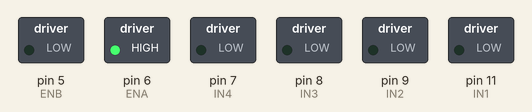
Recording of a sketch running on a simulated Arduino Uno, built with avr-gcc and run on an emulated ATmega328P. Parts: switched loads named in the sketch (green lamp = pin HIGH). What the sketch prints to the serial monitor is not drawn.

Above: at 0.1 s.
Timing chart, 0 to 1.6 s (numbered marks = the images above):
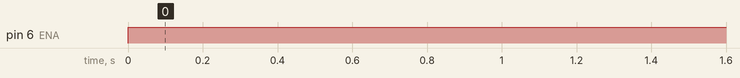

The sketch:

motor-test.ino
```cpp
#define ENB 5
#define IN4 7
#define IN3 8
#define IN2 9
#define IN1 11
#define ENA 6

void setup() {
  Serial.begin(9600);
  pinMode(ENB, OUTPUT);
  pinMode(IN4, OUTPUT);
  pinMode(IN3, OUTPUT);
  pinMode(ENA, OUTPUT);
  pinMode(IN2, OUTPUT);
  pinMode(IN1, OUTPUT);
}

void loop() {
  //  forward left wheels
//  digitalWrite(IN1, LOW);
//  digitalWrite(IN2, HIGH);
  digitalWrite(ENA, HIGH);
//  digitalWrite(IN3, LOW);
//  digitalWrite(IN4, HIGH);
//  digitalWrite(ENB, HIGH);
Serial.println("fuck the hoes");
}
```

Measured:
- by itself, pin 6 (ENA): LOW → HIGH at 0.00 s
